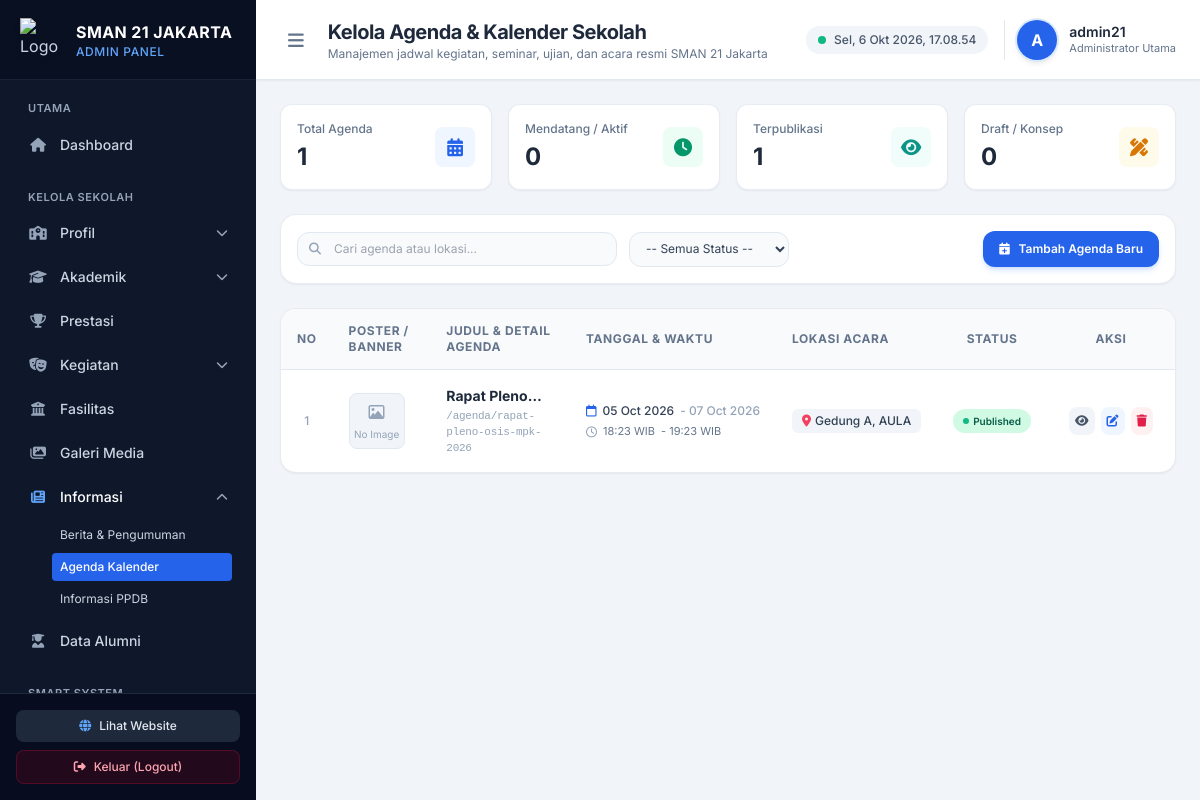
/admin/informasi/agenda.php, run on the app's committed database.
### tables this page shows
CREATE TABLE `agenda` (
  `id` int(11) NOT NULL,
  `judul_agenda` varchar(255) NOT NULL,
  `slug` varchar(255) NOT NULL,
  `deskripsi` text DEFAULT NULL,
  `tanggal_mulai` date NOT NULL,
  `tanggal_selesai` date DEFAULT NULL,
  `jam_mulai` time DEFAULT NULL,
  `jam_selesai` time DEFAULT NULL,
  `lokasi` varchar(255) DEFAULT NULL,
  `gambar` varchar(255) DEFAULT NULL,
  `link` varchar(255) DEFAULT NULL,
  `status` enum('draft','published','archived') NOT NULL DEFAULT 'published'
);

### admin/informasi/agenda.php (the view, shortened to what the rows shown need)
<?php
$host = 'sql305.byethost3.com';
$user = 'b3_43046986';
$pass = 'J@karta5';
$db   = 'b3_43046986_sman21jkt';
$conn = @mysqli_connect($host, $user, $pass, $db);
if ($conn) {
    mysqli_set_charset($conn, "utf8mb4");
}
$where_clauses = [];
$where_sql = count($where_clauses) > 0 ? "WHERE " . implode(" AND ", $where_clauses) : "";
$agendas = [];
if ($conn) {
    $sql  = "SELECT * FROM agenda $where_sql ORDER BY tanggal_mulai DESC, id DESC";
    $stmt = $conn->prepare($sql);
    $stmt->execute();
    $result = $stmt->get_result();
    while ($row = $result->fetch_assoc()) {
        $agendas[] = $row;
    }
}
?>
<!DOCTYPE html>
<html lang="id">
<head>
    <script src="https://cdn.tailwindcss.com"></script>
    <link rel="stylesheet" href="https://cdnjs.cloudflare.com/ajax/libs/font-awesome/6.4.0/css/all.min.css">
</head>
<body class="bg-slate-50 font-sans text-slate-800 antialiased flex h-screen overflow-hidden">
    <aside id="sidebar" class="w-64 bg-slate-900 text-slate-300 flex flex-col flex-shrink-0 transition-all duration-300 z-30">
        <div class="h-20 flex items-center gap-3 px-5 border-b border-slate-800/80 bg-slate-950/40">
            <div class="leading-tight">
                <h1 class="font-bold text-white text-base tracking-wide">SMAN 21 JAKARTA</h1>
            </div>
        </div>
    </aside>
    <div class="flex-1 flex flex-col min-w-0 overflow-hidden bg-slate-100">
        <header class="h-20 bg-white border-b border-slate-200 flex items-center justify-between px-6 z-10 shadow-sm">
            <div class="flex items-center gap-4">
                <div>
                    <h2 class="text-xl font-bold text-slate-800 tracking-tight">Kelola Agenda & Kalender Sekolah</h2>
                </div>
            </div>
        </header>
        <main class="flex-1 overflow-y-auto p-6 space-y-6">
            <div class="bg-white rounded-2xl border border-slate-200/80 shadow-sm overflow-hidden">
                <div class="overflow-x-auto">
                    <table class="w-full text-left text-xs text-slate-600">
                        <thead class="bg-slate-50 text-slate-500 font-semibold uppercase tracking-wider border-b border-slate-200">
                            <tr>
                                <th class="py-3.5 px-4 text-center w-12">No</th>
                                <th class="py-3.5 px-4">Poster / Banner</th>
                                <th class="py-3.5 px-4">Judul & Detail Agenda</th>
                                <th class="py-3.5 px-4">Tanggal & Waktu</th>
                                <th class="py-3.5 px-4">Lokasi Acara</th>
                                <th class="py-3.5 px-4 text-center">Status</th>
                                <th class="py-3.5 px-4 text-center w-32">Aksi</th>
                            </tr>
                        </thead>
                        <tbody class="divide-y divide-slate-100">
                            <?php if (!empty($agendas)): ?>
                                <?php foreach ($agendas as $idx => $item): ?>
                                    <tr class="hover:bg-slate-50/80 transition">
                                        <td class="py-4 px-4 text-center font-medium text-slate-400">
                                            <?= $idx + 1 ?>
                                        </td>
                                        <td class="py-4 px-4">
                                            <?php if (!empty($item['gambar']) && file_exists('../../' . $item['gambar'])): ?>
                                                <img src="../../<?= htmlspecialchars($item['gambar']) ?>" alt="Banner" class="w-14 h-14 object-cover rounded-lg border border-slate-200 shadow-sm">
                                            <?php else: ?>
                                                <div class="w-14 h-14 rounded-lg bg-slate-100 border border-slate-200 flex flex-col items-center justify-center text-slate-400 text-[10px]">
                                                    <i class="fa-regular fa-image text-base mb-0.5"></i>
                                                    <span>No Image</span>
                                                </div>
                                            <?php endif; ?>
                                        </td>
                                        <td class="py-4 px-4 max-w-xs">
                                            <p class="font-bold text-slate-800 text-sm line-clamp-1"><?= htmlspecialchars($item['judul_agenda']) ?></p>
                                            <p class="text-[11px] text-slate-400 mt-0.5 tracking-tight font-mono">/agenda/<?= htmlspecialchars($item['slug']) ?></p>
                                        </td>
                                        <td class="py-4 px-4 whitespace-nowrap">
                                            <div class="flex items-center gap-1.5 font-medium text-slate-700">
                                                <i class="fa-regular fa-calendar text-blue-600"></i>
                                                <span><?= date('d M Y', strtotime($item['tanggal_mulai'])) ?></span>
                                                <?php if (!empty($item['tanggal_selesai']) && $item['tanggal_selesai'] !== $item['tanggal_mulai']): ?>
                                                    <span class="text-slate-400">- <?= date('d M Y', strtotime($item['tanggal_selesai'])) ?></span>
                                                <?php endif; ?>
                                            </div>
                                            <div class="text-[11px] text-slate-500 mt-1 flex items-center gap-1.5">
                                                <i class="fa-regular fa-clock text-slate-400"></i>
                                                <?php if(!empty($item['jam_mulai'])): ?>
                                                    <span><?= date('H:i', strtotime($item['jam_mulai'])) ?> WIB</span>
                                                    <?php if(!empty($item['jam_selesai'])): ?>
                                                        <span>- <?= date('H:i', strtotime($item['jam_selesai'])) ?> WIB</span>
                                                    <?php else: ?>
                                                        <span>- Selesai</span>
                                                    <?php endif; ?>
                                                <?php else: ?>
                                                    <span>Waktu belum diatur</span>
                                                <?php endif; ?>
                                            </div>
                                        </td>
                                        <td class="py-4 px-4 max-w-xs">
                                            <?php if(!empty($item['lokasi'])): ?>
                                                <span class="inline-flex items-center gap-1 px-2.5 py-1 rounded-md bg-slate-100 text-slate-700 text-xs font-medium">
                                                    <i class="fa-solid fa-location-dot text-rose-500"></i>
                                                    <span class="truncate"><?= htmlspecialchars($item['lokasi']) ?></span>
                                                </span>
                                            <?php else: ?>
                                                <span class="text-slate-400 italic text-[11px]">Tidak ditentukan</span>
                                            <?php endif; ?>
                                        </td>
                                        <td class="py-4 px-4 text-center">
                                            <?php if ($item['status'] === 'published'): ?>
                                                <span class="inline-flex items-center gap-1 px-2.5 py-1 rounded-full text-[10px] font-semibold bg-emerald-100 text-emerald-800">
                                                    <span class="w-1.5 h-1.5 rounded-full bg-emerald-500"></span> Published
                                                </span>
                                            <?php elseif ($item['status'] === 'draft'): ?>
                                                <span class="inline-flex items-center gap-1 px-2.5 py-1 rounded-full text-[10px] font-semibold bg-amber-100 text-amber-800">
                                                    <span class="w-1.5 h-1.5 rounded-full bg-amber-500"></span> Draft
                                                </span>
                                            <?php else: ?>
                                                <span class="inline-flex items-center gap-1 px-2.5 py-1 rounded-full text-[10px] font-semibold bg-slate-200 text-slate-700">
                                                    <span class="w-1.5 h-1.5 rounded-full bg-slate-500"></span> Archived
                                                </span>
                                            <?php endif; ?>
                                        </td>
                                        <td class="py-4 px-4 text-center">
                                            <div class="flex items-center justify-center gap-1.5">
                                                <button onclick='openModalDetail(<?= json_encode($item) ?>)' title="Lihat Detail" class="p-1.5 rounded-lg bg-slate-100 hover:bg-slate-200 text-slate-600 transition">
                                                    <i class="fa-solid fa-eye text-xs"></i>
                                                </button>
                                                <button onclick='openModalEdit(<?= json_encode($item) ?>)' title="Edit Agenda" class="p-1.5 rounded-lg bg-blue-50 hover:bg-blue-100 text-blue-600 transition">
                                                    <i class="fa-solid fa-pen-to-square text-xs"></i>
                                                </button>
                                                <button onclick="confirmDelete(<?= $item['id'] ?>, '<?= htmlspecialchars(addslashes($item['judul_agenda'])) ?>')" title="Hapus Agenda" class="p-1.5 rounded-lg bg-rose-50 hover:bg-rose-100 text-rose-600 transition">
                                                    <i class="fa-solid fa-trash text-xs"></i>
                                                </button>
                                            </div>
                                        </td>
                                    </tr>
                                <?php endforeach; ?>
                            <?php endif; ?>
                        </tbody>
                    </table>
                </div>
            </div>
        </main>
    </div>
</body>
</html>

### data on the page
agenda: shows "No Image", judul_agenda "Rapat…", slug "rapat-pleno-osis-mpk-2026", tanggal_mulai "05 Oct 2026", tanggal_selesai "07 Oct 2026", jam_mulai "18:23", jam_selesai "19:23", lokasi "Gedung A, AULA", status "published" (drawn)

### other printed values
substr($admin_username, 0, 1) "A"
$admin_username "admin21"
$stat_total "1"
$stat_upcoming "0"
$stat_published "1"
$stat_draft "0"
